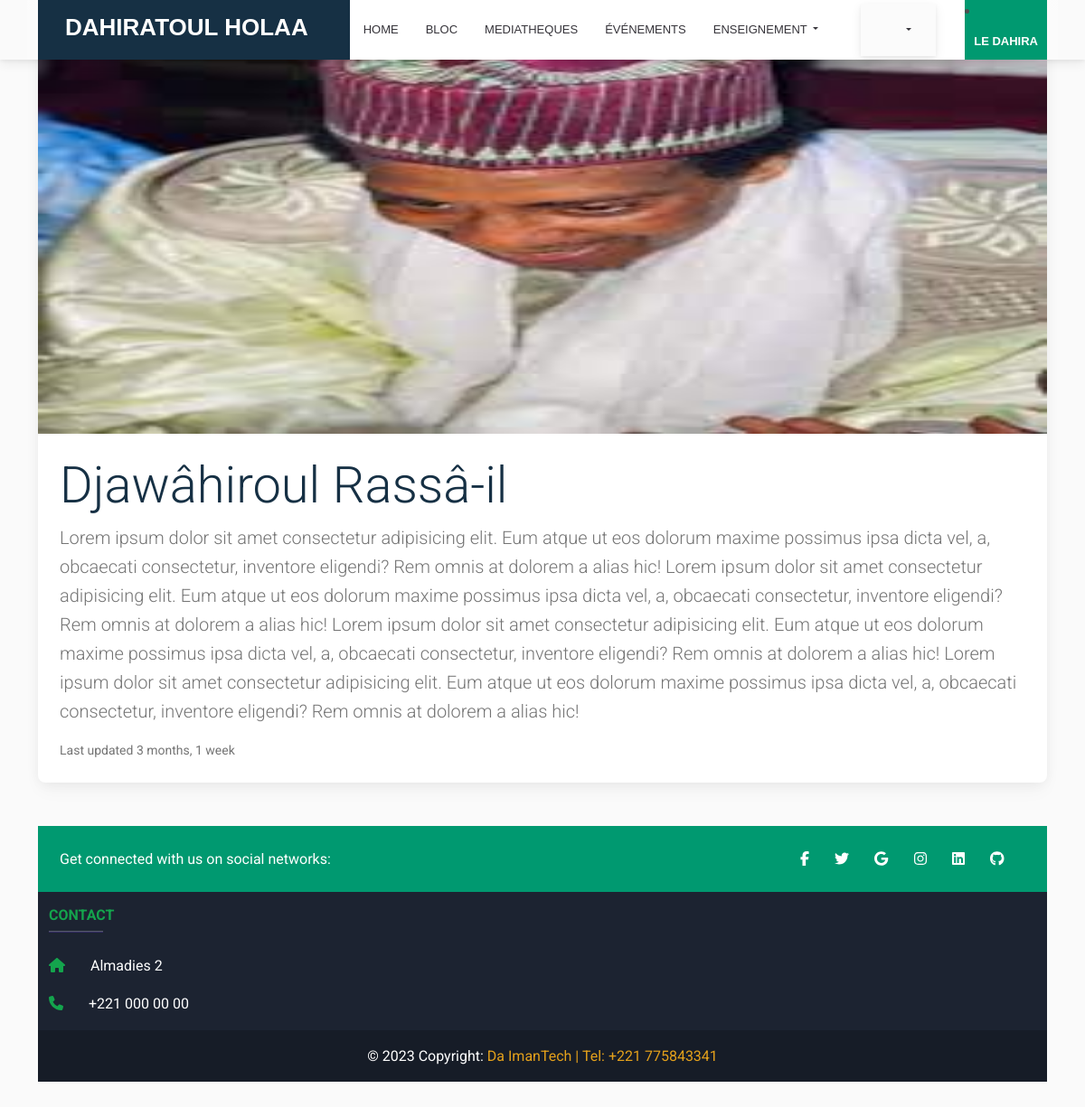
The page /articles/djawahiroul-rassa-il/ on the database its author committed.
### home/models.py (models this page shows, shortened)
class Article(models.Model):
    STATUS_CHOICES = (
        ('draft', 'Draft'),
        ('published', 'Published'),
    )
    titre = models.CharField(max_length=200)
    contenu = models.TextField()
    slug = models.SlugField(max_length=200, null=True, blank=True)
    date_published = models.DateTimeField(auto_now_add=True)
    image = models.ImageField(default='default.jpg')
    status = models.CharField(choices=STATUS_CHOICES, default='draft', max_length=10)
    author = models.ForeignKey(User, on_delete=models.CASCADE, related_name='posted')
    objects = models.Manager() # Default Manager
    published = PublishedManager() # Custom Manager

### articles/views.py (the view)
# urls.py: path('<slug:slug>/', views.article_view, name='article'),
def article_view(request, slug):
    article = get_object_or_404(Article, slug=slug)
    return render(request, 'articles/detail.html', context={'article': article})

### articles/templates/articles/detail.html
{% extends 'base.html' %}
{% block contenu %}
<div class="container">
    <div class="card mb-3">
        <img src="{{ article.image.url }}" class="card-img-top" alt="Wild Landscape" style="height: 30rem;" />
        <div class="card-body">
            <h5 class="card-title display-4">{{ article.titre }}</h5>
            <p class="card-text lead text-muted">{{ article.contenu }}</p>
            <p class="card-text">
                <small class="text-muted">Last updated  {{ article.date_published |timesince }}</small>
            </p>
        </div>
    </div>
</div>
{% endblock %}

### static/css/styles.css (style rules this page uses)
:root { --primary: #FEA116; --light: #F1F8FF; --dark: #0F172B; --red: #ef233c; --vert: #009970; --darkred: #163044; --platinum: #e5e5e5; --black: #2b2d42; --white: #fff; --thumb: #edf2f4; }
.card-body .card-title { color: var(--darkred); }
* { font-family: 'Roboto', sans-serif; }
body { background-color: #fafafa; font-family: 'Roboto', sans-serif; }

### rows shown on the page
Article: image (picture), titre "Djawâhiroul Rassâ-il", contenu "Lorem ipsum dolor sit amet consectetur adipisicing elit. Eum atque ut eos dolorum maxime possimus ipsa dicta vel, a, obcaecati consectetur, inventore eligendi? Rem omnis at dolorem a alias hic! Lorem ipsum dolor sit amet consectetur adipisicing elit. Eum atque ut eos dolorum maxime possimus ipsa dicta vel, a, obcaecati consectetur, inventore eligendi? Rem omnis at dolorem a alias hic! Lorem ipsum dolor sit amet consectetur adipisicing elit. Eum atque ut eos dolorum maxime possimus ipsa dicta vel, a, obcaecati consectetur, inventore eligendi? Rem omnis at dolorem a alias hic! Lorem ipsum dolor sit amet consectetur adipisicing elit. Eum atque ut eos dolorum maxime possimus ipsa dicta vel, a,…", date_published "3 months, 1 week"
